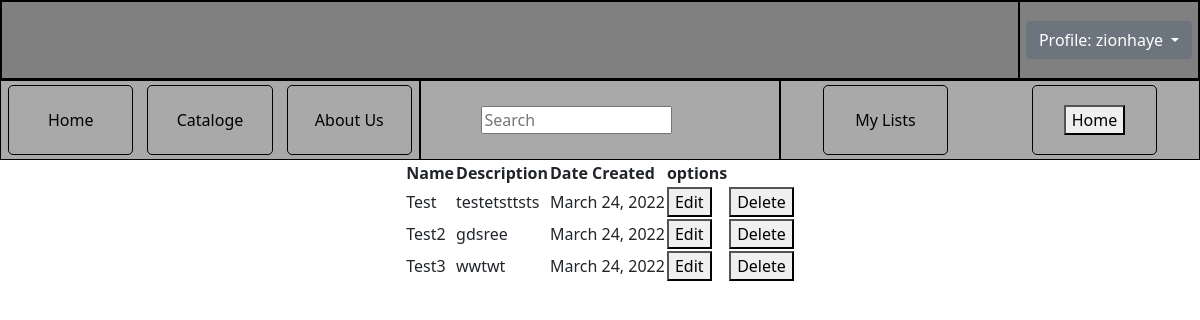
/MyLists/ (signed in), run on an earlier commit of the app's database.
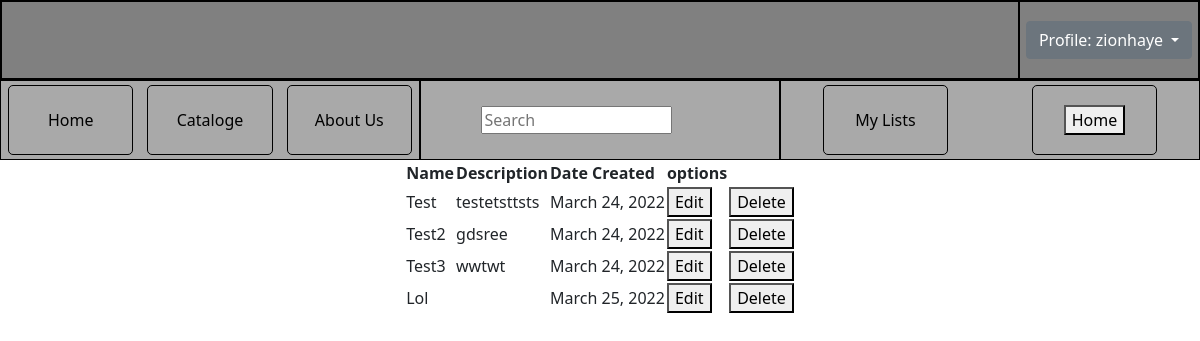
And on a later commit of the database.
### smartshopperapp/models.py (models this page shows)
class List (models.Model):
    name = models.CharField(max_length=50)
    description = models.CharField(max_length=50, null=True)
    is_Active = models.BooleanField(default=True)
    date_created = models.DateField(auto_now_add=True)
    user = models.ForeignKey(User,on_delete=models.CASCADE, null=True)
    configuration = models.ForeignKey(Configuration,on_delete=models.CASCADE, null=True)

### smartshopperapp/views.py (the view)
# urls.py: path('MyLists/',views.display_my_lists, name="display_my_last"),
def display_my_lists(request):
    if request.user.is_authenticated:
        user = request.user
        current_user_lists = get_registered_user_lists(user)
        return render(request ,  'displaylists.html' , {'lists':current_user_lists})

### smartshopperapp/databaseprocessors/listprocessor.py (called while the page is built)
def get_registered_user_lists(user):
    current_user_list = List.objects.all().filter(user=user)
    if current_user_list.exists():
        return current_user_list
    else:
        return None

### smartshopperapp/templates/displaylists.html (shortened to what this page needs)
{% extends "basetemplate1.html" %}
{% block head %}
{% load static %}
<link rel="stylesheet" type="text/css" href="{% static 'stylesheets\displaylistsstyle.css' %}?{% now "U" %}">
{% endblock %}
{% block content %}
    <div id="content">
        <table id="list-table">
            <tr>
                <th>Name</th>
                <th>Description</th>
                <th>Date Created</th>
                <th>options</th>
            </tr>
            {% if lists != None %}
                {% for list in lists %}
                    <tr>
                        <td>{{list.name}}</td>
                        <td>{{list.description}}</td>
                        <td>{{list.date_created}}</td>
                        <td><button>Edit</button></td>
                        <td><button onclick="window.location.href='/DeleteList/{{list.id}}/'">Delete</button></td>
                    </tr>
                {% endfor %}
        </table>
            {% else %}
                    <p>Litst Empty</p>
            {% endif %}
    </div>
{% endblock %}

### smartshopperapp/templates/basetemplate1.html (shortened to what this page needs)
<!DOCTYPE html>
<html lang="en">
<head>
    <link href="https://cdn.jsdelivr.net/npm/bootstrap@5.1.3/dist/css/bootstrap.min.css" rel="stylesheet">
    <link href="https://cdn.jsdelivr.net/npm/bootstrap@5.0.2/dist/css/bootstrap.min.css" rel="stylesheet">
    {% load static %}
    <link rel="stylesheet" type="text/css" href="{% static 'stylesheets\headerandnavstyle.css' %}?{% now "U" %}">
    {% block head %}{% endblock %}
</head>
<body>
    <header>
        <div id="section-1" class="flexbox-child">
        </div>
        <div id="section-2" class="flexbox-child">
            {% if user.is_authenticated %}
                <div class="dropdown">
                    <a class="btn btn-secondary dropdown-toggle" href="#" role="button" id="dropdownMenuLink" data-bs-toggle="dropdown" aria-expanded="false">
                      Profile: {{user.username}}
                    </a>
                  </div>
            {% else %}
                <button id="login-button" onclick="window.location.href='/Login/'">Login</button>
            {% endif %}
        </div>
    </header>
    <nav>
       <div id="nav-section-1">
            <div class="nav-section-1-child" id="nav-section-1-child-1">
                <a href="/">Home</a>
            </div>
            <div class="nav-section-1-child" id="nav-section-1-child-2">
                <a href="/Catalogue/">Cataloge</a>
            </div>
            <div class="nav-section-1-child" id="nav-section-1-child-3">
                <a href="">About Us</a>
            </div>
       </div>
       <div id="nav-section-2">
            <form action="" method="POST">
                <input type="text" name="search" id="search" placeholder="Search">
            </form>
        </div>
        <div id="nav-section-3">
            {% if user.is_authenticated %}
                <div class="nav-section-3-child" id="nav-section-3-child-1">
                    <a href="/MyLists/">My Lists</a>
                </div>
            {% endif %}
            <div class="nav-section-3-child" id="nav-section-3-child-2">
                <button><a href="/">Home</a></button>
            </div>
        </div>
    </nav>
    <body>
        <div id="content">
            {% block content %}{% endblock %}
        </div>
    </body>
</body>
</html>

### smartshopperapp/static/stylesheets/headerandnavstyle.css (style rules this page uses)
header { width:100vw; height:10vh; display: flex; justify-content: center; align-items: center; background-color:grey; border: 0.5px solid black; }
nav { width:100vw; height:10vh; display: flex; justify-content: center; align-items: center; background-color:darkgray; }
#section-1 { width:85%; height:100%; display: flex; justify-content: flex-start; align-items: center; border: 0.5px solid black; }
#section-2 { width:15%; height:100%; display: flex; justify-content: center; align-items: center; border: 0.5px solid black; }
#nav-section-1 { width:35%; height:100%; display: flex; justify-content: space-around; align-items: center; border:0.5px solid black; }
.nav-section-1-child { width:30%; height:90%; display: flex; justify-content: center; align-items: center; border-radius:5px; border:0.5px solid black; }
.nav-section-1-child a { text-decoration: none; color:black; }
#nav-section-2 { width:30%; height:100%; display: flex; justify-content: center; align-items: center; border:0.5px solid black; }
#search { width:80%; height:90%; }
#nav-section-3 { width:35%; height:100%; display: flex; justify-content: space-around; align-items: center; border:0.5px solid black; }
.nav-section-3-child a { text-decoration: none; color:black; }
.nav-section-3-child { width:30%; height:90%; display: flex; justify-content: center; align-items: center; border-radius:5px; border:0.5px solid black; }

### smartshopperapp/static/stylesheets/displaylistsstyle.css (style rules this page uses)
#content { width:100vw; height:auto; display:flex; justify-content: center; align-items: center; }

### smartshopperapp/templates/basetemplate1.html (style rules this page uses)
* { margin:0; }

What changed in the data, as far as the page shows it:
added List: name "Lol", date_created "March 25, 2022"
